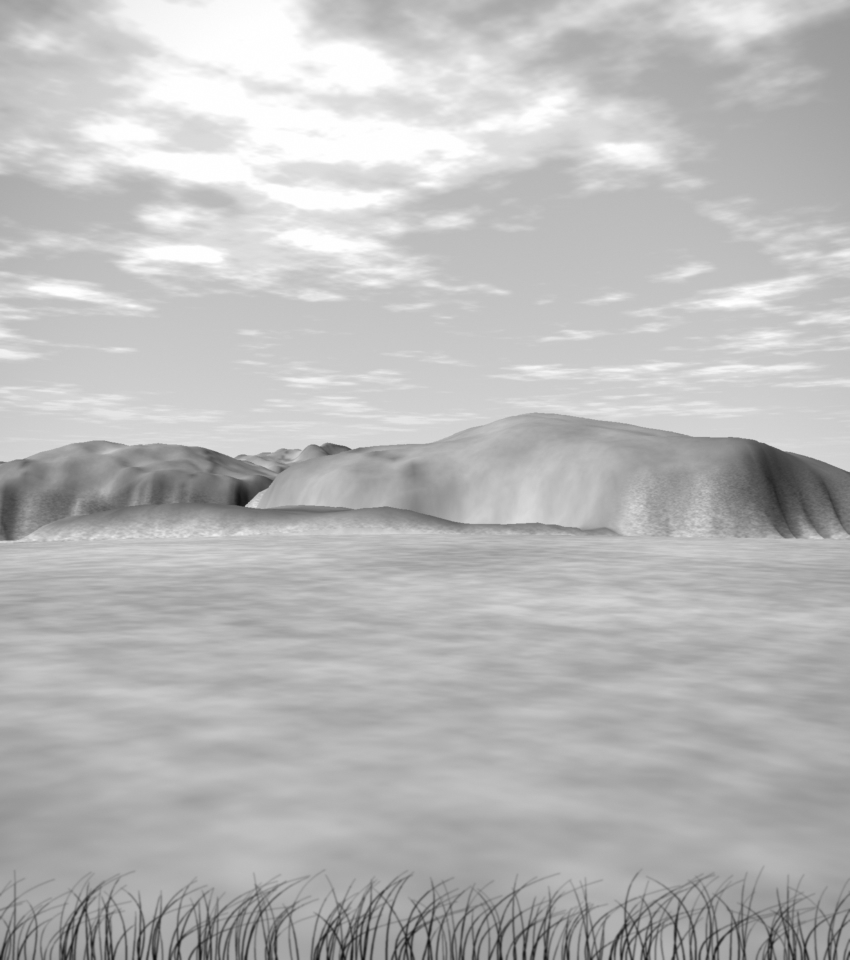
#> input picture versiones/revelado-cancion/plates/carape.jpg, 1700 x 1920 px, given in place of FB_IMG_1748845894583.jpg, which was not available (shown at 1/2 size)
$ python prepare_assets.py ../../revelado-cancion/plates
#> lines starting #> are read from the running program, lines starting #| are printed output that depends on the picture; pictures that were not available may be replaced by others from this repository, and a replacement may not be noted
from PIL import Image,ImageOps
from pathlib import Path
import json,hashlib
ROOT=Path(__file__).resolve().parents[3]
SRC=Path(__import__('sys').argv[1])
OUT=ROOT/'shared/assets/photos/v2';OUT.mkdir(parents=True,exist_ok=True)
# Crops exclude scan borders. Original scans remain untouched.
items={
 'aerea':('FB_IMG_1748845894583.jpg',(0,.03,1,1),(988,717)),
 'canal':('119_MA_1.jpg',(.045,.06,.955,.96),(1415,1815)),
 'relieve':('la punta de la ballena.jpg',(0,.34,1,.964),(2000,932)),
 'abra':('114_MA_1.jpg',(.10,.14,.91,.88),(1563,1013)),
 'rompiente':('117_MA_1.jpg',(.025,.07,.98,.83),(1876,1012)),
 'rinconada':('1930 rinconada.jpg',(.024,.10,.93,.88),(3030,1710)),
 'gruta':('1957 2.jpg',(.135,.115,.86,.88),(1600,2400)),
 'estratos':('115_MA_1.jpg',(.10,.145,.905,.88),(1552,1004)),
 'playa':('409_MA_1.jpg',(.09,.05,.965,.965),(1786,1815)),
}
manifest=[]
for key,(name,box,size) in items.items():
 im=Image.open(SRC/name).convert('RGB');w,h=im.size
#> further down, im is the input picture: PIL image 1700x1920 RGB; min 14, max 255, mean 185.8
#> after `w, h = im.size`: w = 1700; h = 1920
 crop=im.crop(tuple(round(v*(w if i%2==0 else h)) for i,v in enumerate(box)))
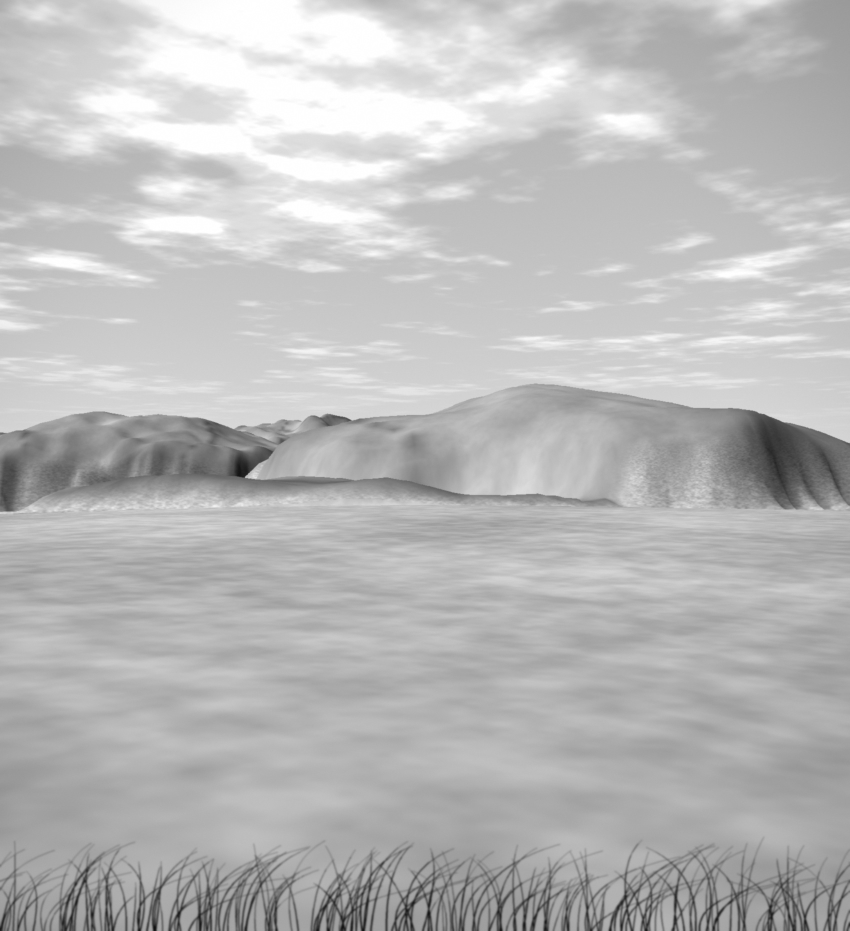
#> crop: PIL image 1700x1862 RGB (shown at 1/2 size); min 14, max 255, mean 185.1
 crop=ImageOps.fit(crop,size,method=Image.Resampling.LANCZOS)
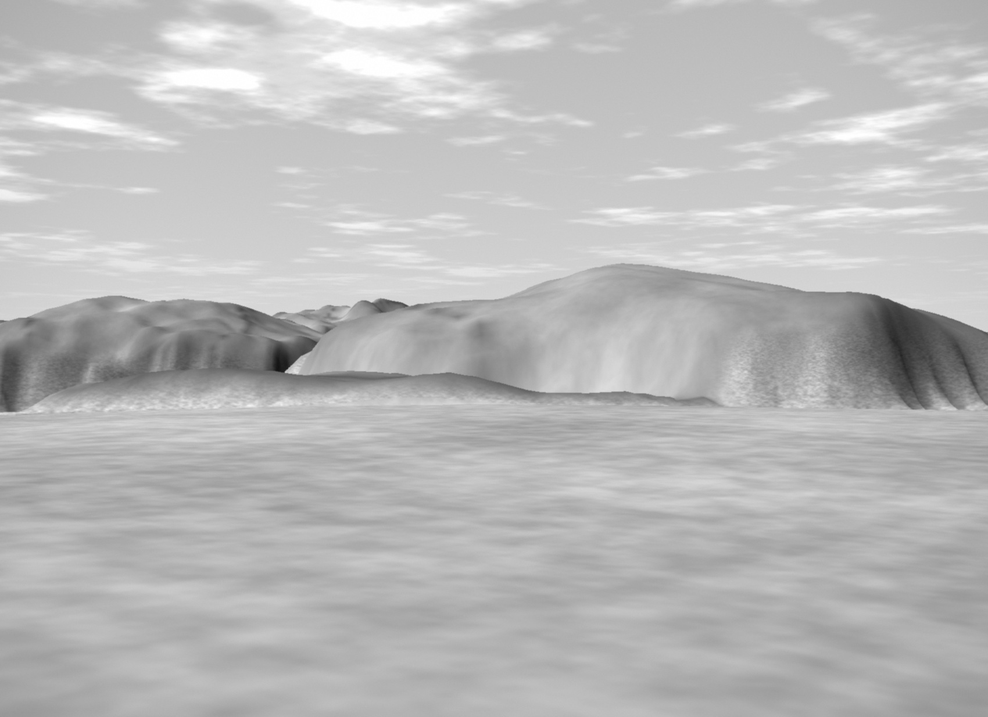
#> crop: PIL image 988x717 RGB; min 19, max 255, mean 185.3
 crop.save(OUT/(key+'.jpg'),quality=95)
 manifest.append(dict(id=key,source=name,sourceScope='input-directory',crop=box,size=size,method='normalized crop (round), ImageOps.fit Lanczos',renderCopies=[] if key=='relieve' else ['portezuelo'] if key=='rinconada' else [key],author='No verificado; archivo aportado por el usuario',license='No verificada; no publicar archivo en repositorio'))
#> pass 2 of the loop `for key,(name,box,size) in items.items():`:
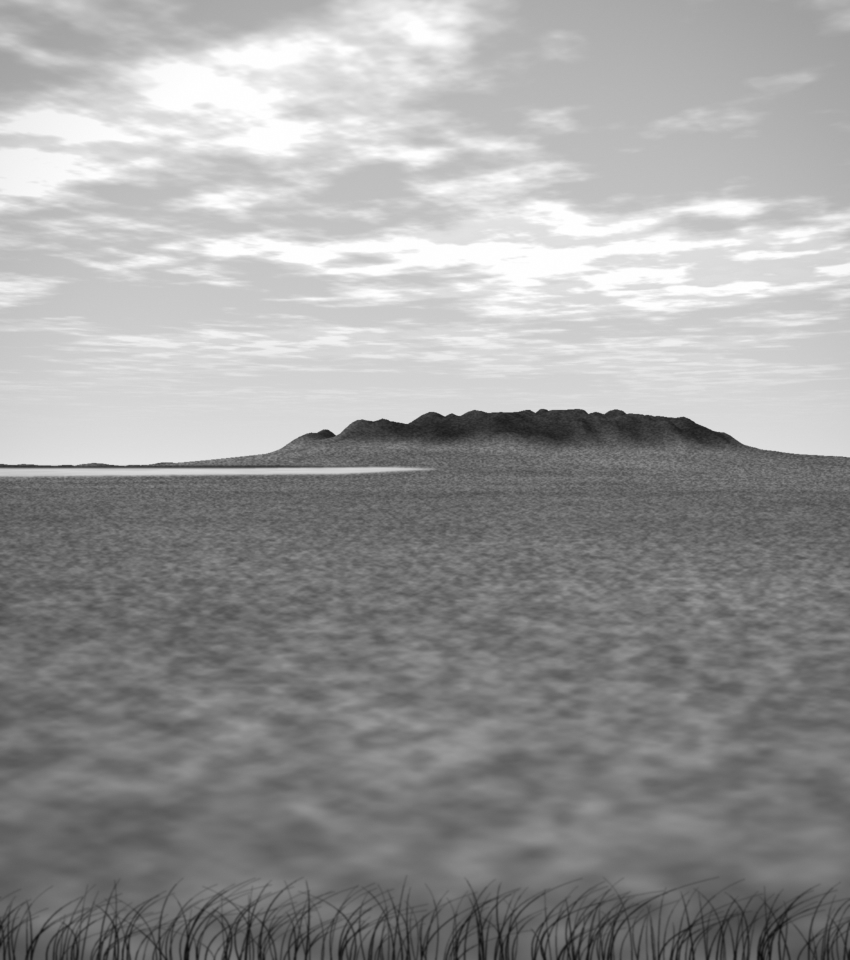
#> input picture versiones/revelado-cancion/plates/cerrito.jpg, 1700 x 1920 px, given in place of 119_MA_1.jpg, which was not available (shown at 1/2 size)
#> im is the input picture: PIL image 1700x1920 RGB; min 12, max 255, mean 154.2
#> `crop=im.crop(tuple(round(v*(w if i%2==0 else h)) for i,v in enumerate(..`:
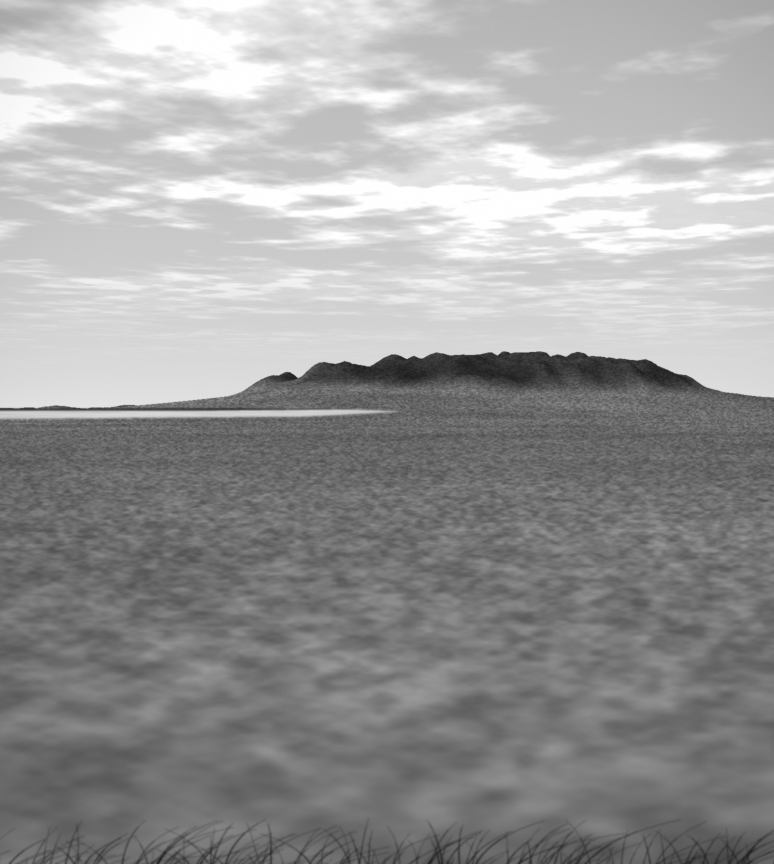
#> crop: PIL image 1548x1728 RGB (shown at 1/2 size); min 27, max 255, mean 155.7
#> `crop=ImageOps.fit(crop,size,method=Image.Resampling.LANCZOS)`:
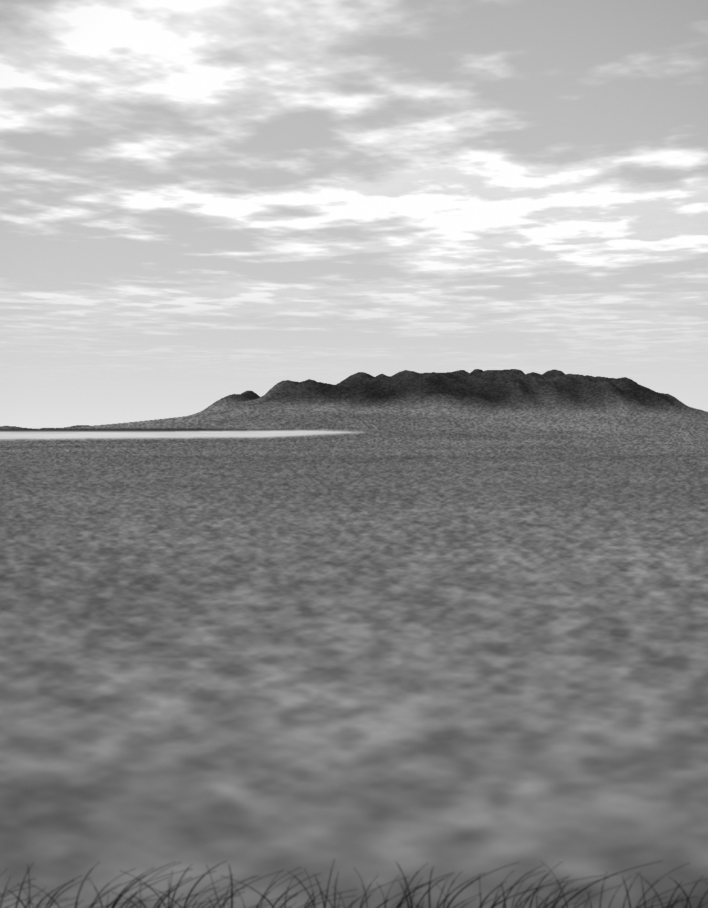
#> crop: PIL image 1415x1815 RGB (shown at 1/2 size); min 26, max 255, mean 155.9
#> (the run stopped early here; a loop or call above may not have finished)
